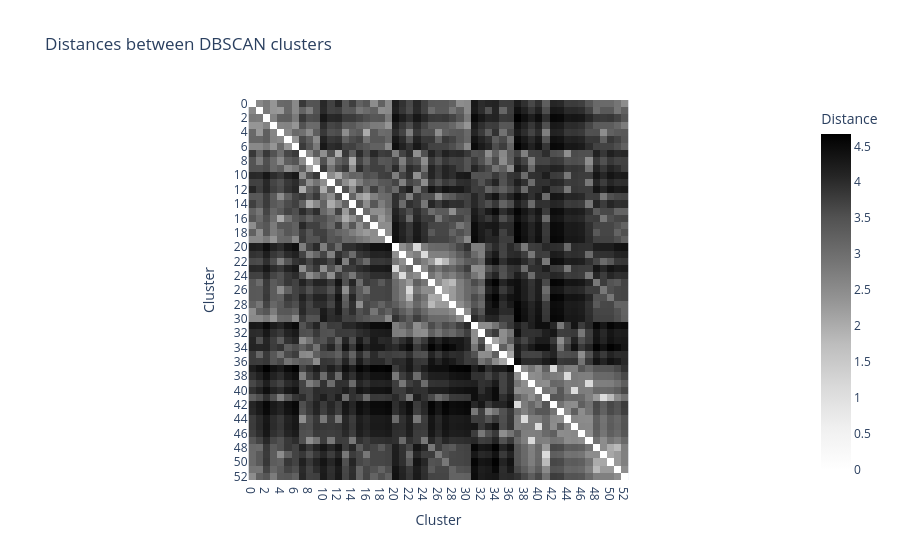

The code cell stored with this chart in its notebook:
### Code cell
distances_plot = kairo.plot_dbscan_distances(state_distances)
distances_plot.show()

### Figure 1 — Plotly figure (JSON) as saved in the notebook; plotly's stock layout.template omitted (floating-point values rounded to 4 significant figures; data arrays with more than 128 entries replaced by an {"elided": "..."} marker saying what was removed)
{"data": [{"coloraxis": "coloraxis", "hovertemplate": "Cluster: %{x}<br>Cluster: %{y}<br>Distance: %{z}<extra></extra>", "name": "0", "type": "heatmap", "x": ["0", "1", "2", "3", "4", "5", "6", "7", "8", "9", "10", "11", "12", "13", "14", "15", "16", "17", "18", "19", "20", "21", "22", "23", "24", "25", "26", "27", "28", "29", "30", "31", "32", "33", "34", "35", "36", "37", "38", "39", "40", "41", "42", "43", "44", "45", "46", "47", "48", "49", "50", "51", "52"], "xaxis": "x", "y": ["0", "1", "2", "3", "4", "5", "6", "7", "8", "9", "10", "11", "12", "13", "14", "15", "16", "17", "18", "19", "20", "21", "22", "23", "24", "25", "26", "27", "28", "29", "30", "31", "32", "33", "34", "35", "36", "37", "38", "39", "40", "41", "42", "43", "44", "45", "46", "47", "48", "49", "50", "51", "52"], "yaxis": "y", "z": {"elided": "53x53 float values"}}], "layout": {"coloraxis": {"colorbar": {"title": {"text": "Distance"}}, "colorscale": [[0, "rgb(255,255,255)"], [0.125, "rgb(240,240,240)"], [0.25, "rgb(217,217,217)"], [0.375, "rgb(189,189,189)"], [0.5, "rgb(150,150,150)"], [0.625, "rgb(115,115,115)"], [0.75, "rgb(82,82,82)"], [0.875, "rgb(37,37,37)"], [1, "rgb(0,0,0)"]]}, "title": {"text": "Distances between DBSCAN clusters"}, "xaxis": {"anchor": "y", "constrain": "domain", "domain": [0, 1], "scaleanchor": "y", "title": {"text": "Cluster"}}, "yaxis": {"anchor": "x", "autorange": "reversed", "constrain": "domain", "domain": [0, 1], "title": {"text": "Cluster"}}}}
